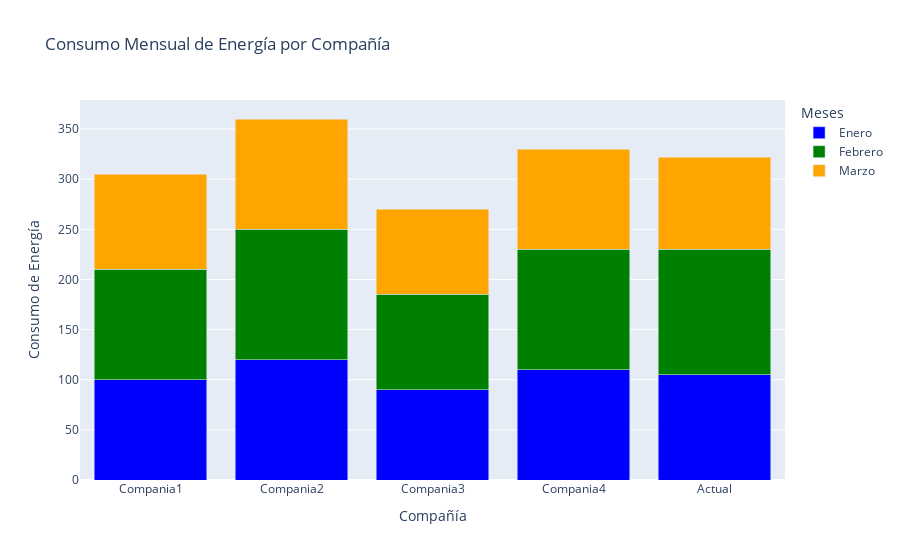

Notebook cell for this chart:
### Markdown cell above
# Gráfico de barras apilado

### Code cell
data = {
    'Compania': ['Compania1', 'Compania2', 'Compania3', 'Compania4'],
    'Enero': [100, 120, 90, 110],
    'Febrero': [110, 130, 95, 120],
    'Marzo': [95, 110, 85, 100],
}

df = pd.DataFrame(data)

compania_actual = 'Actual' 
consumos_compania_actual = [105, 125, 92]

nueva_fila = pd.DataFrame({
    'Compania': [compania_actual],
    'Enero': [consumos_compania_actual[0]],
    'Febrero': [consumos_compania_actual[1]],
    'Marzo': [consumos_compania_actual[2]],
})

df = pd.concat([df, nueva_fila], ignore_index=True)
fig = px.bar(df, x='Compania', y=['Enero', 'Febrero', 'Marzo'],
             title='Consumo Mensual de Energía por Compañía',
             labels={'value': 'Consumo de Energía', 'variable': 'Mes'},
             color_discrete_map={'Enero': 'blue', 'Febrero': 'green', 'Marzo': 'orange'},
             )
fig.update_layout(barmode='stack', legend_title_text='Meses', xaxis_title='Compañía', yaxis_title='Consumo de Energía')
fig.update_traces(marker=dict(color='red'), selector=dict(name=compania_actual))
fig.show()

### Figure 1 — Plotly figure (JSON) as saved in the notebook; plotly's stock layout.template omitted (floating-point values rounded to 4 significant figures)
{"data": [{"alignmentgroup": "True", "hovertemplate": "Mes=Enero<br>Compania=%{x}<br>Consumo de Energía=%{y}<extra></extra>", "legendgroup": "Enero", "marker": {"color": "blue", "pattern": {"shape": ""}}, "name": "Enero", "offsetgroup": "Enero", "orientation": "v", "showlegend": true, "textposition": "auto", "type": "bar", "x": ["Compania1", "Compania2", "Compania3", "Compania4", "Actual"], "xaxis": "x", "y": [100, 120, 90, 110, 105], "yaxis": "y"}, {"alignmentgroup": "True", "hovertemplate": "Mes=Febrero<br>Compania=%{x}<br>Consumo de Energía=%{y}<extra></extra>", "legendgroup": "Febrero", "marker": {"color": "green", "pattern": {"shape": ""}}, "name": "Febrero", "offsetgroup": "Febrero", "orientation": "v", "showlegend": true, "textposition": "auto", "type": "bar", "x": ["Compania1", "Compania2", "Compania3", "Compania4", "Actual"], "xaxis": "x", "y": [110, 130, 95, 120, 125], "yaxis": "y"}, {"alignmentgroup": "True", "hovertemplate": "Mes=Marzo<br>Compania=%{x}<br>Consumo de Energía=%{y}<extra></extra>", "legendgroup": "Marzo", "marker": {"color": "orange", "pattern": {"shape": ""}}, "name": "Marzo", "offsetgroup": "Marzo", "orientation": "v", "showlegend": true, "textposition": "auto", "type": "bar", "x": ["Compania1", "Compania2", "Compania3", "Compania4", "Actual"], "xaxis": "x", "y": [95, 110, 85, 100, 92], "yaxis": "y"}], "layout": {"barmode": "stack", "legend": {"title": {"text": "Meses"}, "tracegroupgap": 0}, "title": {"text": "Consumo Mensual de Energía por Compañía"}, "xaxis": {"anchor": "y", "domain": [0, 1], "title": {"text": "Compañía"}}, "yaxis": {"anchor": "x", "domain": [0, 1], "title": {"text": "Consumo de Energía"}}}}
